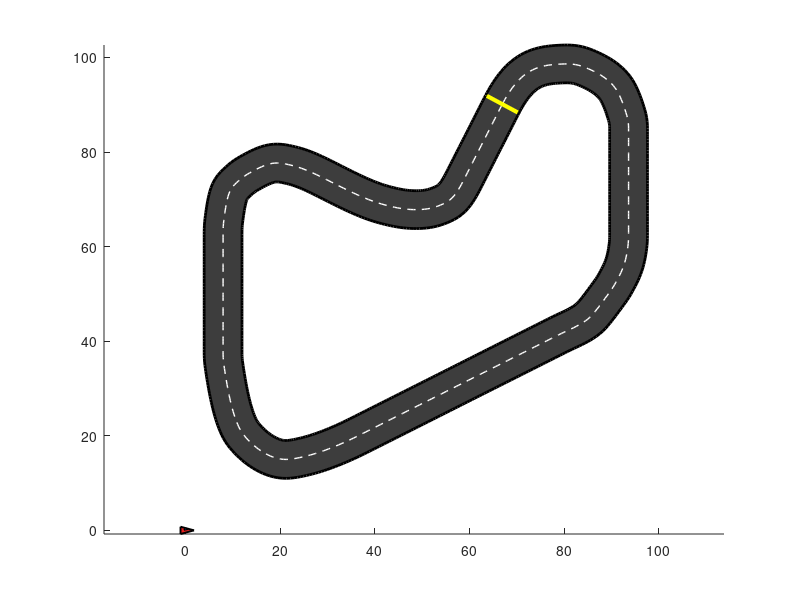

Here is the MATLAB script that generated this plot: (Note: this script raises an error after producing the figure.)
function marioKartMatlabDemo_fixed()
% Mario Kart Python Demo (Your Track) - MATLAB conversion (FIXED)
% Fix: removed containers.Map usage (MATLAB indexing issue) and replaced with matrices.
%
% To run:
%   marioKartMatlabDemo_fixed

% ---- build track ----
[track_x, track_y] = make_centerline_from_custom_track();

% ensure closure
track_x(end) = track_x(1);
track_y(end) = track_y(1);

% normals to generate "asphalt" ribbon for visualization
dx = gradient(track_x);
dy = gradient(track_y);

tang = [dx(:), dy(:)];
tang_norm = sqrt(sum(tang.^2,2));
tang_norm(tang_norm < 1e-12) = 1e-12;
tang = tang ./ tang_norm;

normal = [-tang(:,2), tang(:,1)];

track_width = 4.0;
left_x  = track_x + track_width*normal(:,1);
left_y  = track_y + track_width*normal(:,2);
right_x = track_x - track_width*normal(:,1);
right_y = track_y - track_width*normal(:,2);

waypts = [track_x(:), track_y(:)];
diffs = diff(waypts,1,1);
seglen = sqrt(sum(diffs.^2,2));
s_dist = [0.0; cumsum(seglen)];
track_length = s_dist(end);

% ---- vehicle + controller params ----
params.m  = 150.0;
params.Iz = 20.0;
params.lf = 0.7;
params.lr = 0.7;
params.Cf = 800.0;
params.Cr = 800.0;

k_delta   = 2.0;
max_steer = deg2rad(25.0);

vx_ref    = 12.0;
k_vx      = 2.0;
max_accel =  4.0;
max_brake = -6.0;

look_ahead = 6.0;
dt = 0.02;

% ---- initial state ----
x0 = track_x(1);
y0 = track_y(1);
psi0 = atan2(dy(1), dx(1));
vx0  = 0.1;
vy0  = 0.0;
r0   = 0.0;
state = [x0; y0; psi0; vx0; vy0; r0]; % [x;y;psi;vx;vy;r]

s_progress = 0.0;
penalty_offtrack = 0.0;

Tend = track_length / max(vx_ref,0.1) * 2;

traj_x = [];
traj_y = [];

% ---- plotting setup ----
figure('Color','w');
ax = axes();
axis(ax,'equal');
hold(ax,'on');

% asphalt ribbon patch
road_poly_x = [left_x(:); flipud(right_x(:))];
road_poly_y = [left_y(:); flipud(right_y(:))];
patch(ax, road_poly_x, road_poly_y, [0.2 0.2 0.2], ...
    'EdgeColor','none','FaceAlpha',0.95);

% centerline
plot(ax, track_x, track_y, 'w--', 'LineWidth', 1.0);

% start/finish line (normal at index 1)
sf_n  = normal(1,:);
sf_pt = waypts(1,:);
plot(ax, [sf_pt(1)-sf_n(1)*track_width, sf_pt(1)+sf_n(1)*track_width], ...
    [sf_pt(2)-sf_n(2)*track_width, sf_pt(2)+sf_n(2)*track_width], ...
    'y-', 'LineWidth', 3);

% walls
plot(ax, left_x, left_y, 'k', 'LineWidth', 2);
plot(ax, right_x, right_y,'k', 'LineWidth', 2);

% trajectory line
traj_line = plot(ax, NaN, NaN, 'c-', 'LineWidth', 2);

% kart patches
kart_size = 1.0;
kart_scale = 1.1;

body_local = [ 1.6  0.0;
    -1.0  0.7;
    -1.0 -0.7] * kart_size * kart_scale;

canopy_local = [ 0.45  0.18;
    -0.05  0.45;
    -0.35  0.05] * kart_size * kart_scale;

body_patch = patch(ax, body_local(:,1), body_local(:,2), [0.9 0.12 0.12], ...
    'EdgeColor','k','LineWidth',1.4);

canopy_patch = patch(ax, canopy_local(:,1), canopy_local(:,2), [0.2 0.6 1.0], ...
    'EdgeColor','k','LineWidth',0.9);

wheel_offsets_local = [ 0.9 -0.6;
    -0.9 -0.6;
    0.9  0.6;
    -0.9  0.6] * kart_size * kart_scale;
wheel_radius = 0.28 * kart_size * kart_scale;

wheel_patches = gobjects(4,1);
th = linspace(0,2*pi,25);
for i=1:4
    cx = 0; cy = 0;
    wheel_patches(i) = patch(ax, cx + wheel_radius*cos(th), cy + wheel_radius*sin(th), [0 0 0], ...
        'EdgeColor','k','LineWidth',0.6);
end

margin = 50;
xlim(ax, [min(track_x)-margin, max(track_x)+margin]);
ylim(ax, [min(track_y)-margin, max(track_y)+margin]);

info_txt = text(ax, min(track_x)-margin+10, max(track_y)+margin-10, ...
    sprintf('Time: %.1fs\nPenalty: %.1f',0.0, penalty_offtrack), ...
    'FontSize',12,'FontWeight','bold','Color','k', ...
    'BackgroundColor',[1 1 1],'Margin',6);

title(ax, 'Mario Kart MATLAB Demo (Your Track) - FIXED');
xlabel(ax, 'x [px-ish]');
ylabel(ax, 'y [px-ish]');

% ---- main sim loop ----
t = 0.0;
offtrack_timer = 0.0;

laps_completed = 0;
last_s_progress = s_progress;

use_time_optimal_controller = true;

while t < Tend
    x = state(1); y = state(2); psi = state(3);
    vx = state(4);

    if use_time_optimal_controller
        [delta, ax_cmd] = time_optimal_controller( ...
            state, s_progress, s_dist, waypts, ...
            vx_ref, max_accel, max_brake, ...
            look_ahead, k_delta, max_steer, ...
            6.0, 20);
    else
        % Baseline controller (pure pursuit + speed P)
        s_target = s_progress + look_ahead;
        if s_target > track_length, s_target = s_target - track_length; end
        while s_target < 0, s_target = s_target + track_length; end

        p_target = interp_track(s_target, s_dist, waypts);

        dir_vec = p_target - [x; y];
        desired_psi = atan2(dir_vec(2), dir_vec(1));

        heading_err = angle_wrap(desired_psi - psi);
        delta = k_delta * heading_err;
        delta = min(max(delta, -max_steer), max_steer);

        ax_cmd = k_vx*(vx_ref - vx);
        ax_cmd = min(max(ax_cmd, max_brake), max_accel);
    end

    % Euler step
    xdot = bicycle_dynamics(state, delta, ax_cmd, params);
    state = state + xdot * dt;

    % progress along lap
    [s_progress, closest_pt] = project_to_track(state(1:2), s_dist, waypts);

    % off-track penalty
    dist_center = norm(state(1:2) - closest_pt);
    if dist_center > track_width
        penalty_offtrack = penalty_offtrack + (dist_center - track_width)*dt;
        offtrack_timer = 0.2;
    else
        offtrack_timer = max(0.0, offtrack_timer - dt);
    end

    traj_x(end+1,1) = state(1); %#ok<AGROW>
    traj_y(end+1,1) = state(2); %#ok<AGROW>

    % detect finish-line crossing by s wrap
    if (last_s_progress > track_length*0.9) && (s_progress < track_length*0.1) && (t > 1.0)
        laps_completed = laps_completed + 1;
        fprintf('Finish line crossed. Laps completed = %d at t=%.2fs\n', laps_completed, t);
        break
    end
    last_s_progress = s_progress;

    % ---- update drawing ----
    c = cos(state(3)); s = sin(state(3));
    R = [c -s; s c];

    kart_world = (R*body_local')' + state(1:2)';
    set(body_patch, 'XData', kart_world(:,1), 'YData', kart_world(:,2));

    canopy_world = (R*canopy_local')' + state(1:2)';
    set(canopy_patch, 'XData', canopy_world(:,1), 'YData', canopy_world(:,2));

    for i=1:4
        off = wheel_offsets_local(i,:)';
        wp = R*off + state(1:2);
        set(wheel_patches(i), 'XData', wp(1) + wheel_radius*cos(th), ...
            'YData', wp(2) + wheel_radius*sin(th));
    end

    if offtrack_timer > 0
        set(body_patch, 'FaceColor', [1 1 0]); % flash yellow
    else
        set(body_patch, 'FaceColor', [0.9 0.12 0.12]);
    end

    set(traj_line, 'XData', traj_x, 'YData', traj_y);

    controller_type = ternary(use_time_optimal_controller, 'Time-optimal', 'Baseline');
    set(info_txt, 'String', sprintf('Time: %.1fs\nPenalty: %.2f\nController: %s\nTarget speed: %.1f m/s', ...
        t, penalty_offtrack, controller_type, vx_ref));

    drawnow limitrate;
    pause(0.001);

    t = t + dt;
end

fprintf('Lap complete!\n');
fprintf('Total off-track penalty = %.3f\n', penalty_offtrack);

end

% ============================================================
% Helper math functions
% ============================================================

% Wraps an angle to the range [-pi, pi]
% Input:
%   th - angle in radians
% Output:
%   th_wrapped - angle wrapped to [-pi, pi]
function th_wrapped = angle_wrap(th)
th_wrapped = mod(th + pi, 2*pi) - pi;
end

% Evaluates a cubic polynomial at given points
% Inputs:
%   coef - polynomial coefficients [c0, c1, c2, c3]
%   x - evaluation points
%   x0 - reference point
% Output:
%   y - polynomial values at x: y = c0 + c1*(x-x0) + c2*(x-x0)^2 + c3*(x-x0)^3
function y = poly3_eval(coef, x, x0)
dx = (x - x0);
y = coef(1) + coef(2).*dx + coef(3).*dx.^2 + coef(4).*dx.^3;
end

% Computes cubic spline coefficients between two points with specified derivatives
% Inputs:
%   (xa,ya) - start point
%   da - slope at start
%   (xb,yb) - end point
%   db - slope at end
% Output:
%   coef - polynomial coefficients [c0, c1, c2, c3] for spline segment
function coef = splineinter(xa, ya, da, xb, yb, db)
dx = xb - xa;
A = [dx^2,   dx^3;
    2*dx, 3*dx^2];
b = [yb - ya - da*dx;
    db - da];

if abs(det(A)) < 1e-12
    c3 = 0.0; c4 = 0.0;
else
    sol = A\b;
    c3 = sol(1); c4 = sol(2);
end

coef = [ya, da, c3, c4];
end

% Computes arc-length parameterization of a curve
% Input:
%   pts - n×2 matrix of [x,y] points defining the curve
% Outputs:
%   s_norm - normalized arc-length parameter [0,1]
%   xs - x coordinates
%   ys - y coordinates
function [s_norm, xs, ys] = arclength_param(pts)
pts = double(pts);

diffs = [0 0; diff(pts,1,1)];
keep = sqrt(sum(diffs.^2,2)) > 1e-9;
keep(1) = true;
pts = pts(keep,:);

xs = pts(:,1);
ys = pts(:,2);

if xs(end) ~= xs(1) || ys(end) ~= ys(1)
    xs(end+1,1) = xs(1);
    ys(end+1,1) = ys(1);
end

seg = sqrt(diff(xs).^2 + diff(ys).^2);
s = [0; cumsum(seg)];
s_norm = s / s(end);
end

% Interpolates position on track at a given arc-length distance
% Inputs:
%   sq - query arc-length distance
%   s_dist - cumulative distances
%   waypts - n×2 waypoint matrix
% Output:
%   p - interpolated 2D position [x; y] on track
function p = interp_track(sq, s_dist, waypts)
track_length = s_dist(end);

while sq < 0
    sq = sq + track_length;
end
while sq > track_length
    sq = sq - track_length;
end

idx = find(s_dist <= sq, 1, 'last');
if isempty(idx), idx = 1; end
if idx >= numel(s_dist), idx = numel(s_dist)-1; end

s0 = s_dist(idx);
s1 = s_dist(idx+1);
p0 = waypts(idx,:)';
p1 = waypts(idx+1,:)';

if s1 > s0
    alpha = (sq - s0) / (s1 - s0);
else
    alpha = 0.0;
end

p = (1-alpha)*p0 + alpha*p1;
end

% Projects a point onto the track centerline and computes arc-length distance
% Inputs:
%   p - 2D point [x; y] to project
%   s_dist - cumulative distances
%   waypts - n×2 waypoint matrix
% Outputs:
%   s_hat - arc-length distance along track
%   p_hat - projected point [x; y] on track
function [s_hat, p_hat] = project_to_track(p, s_dist, waypts)
p = double(p(:));
best_d2 = inf;
best_s = 0.0;
best_pt = waypts(1,:)';

for k = 1:(size(waypts,1)-1)
    p0 = waypts(k,:)';
    p1 = waypts(k+1,:)';
    v = p1 - p0;
    vv = dot(v,v);
    if vv < 1e-12
        continue
    end
    w = p - p0;
    alpha = dot(w,v)/vv;
    alpha = min(max(alpha,0.0),1.0);

    proj = p0 + alpha*v;
    d2 = dot(p-proj, p-proj);

    if d2 < best_d2
        best_d2 = d2;
        best_pt = proj;
        seg_len = norm(v);
        best_s = s_dist(k) + alpha*seg_len;
    end
end

track_length = s_dist(end);
while best_s > track_length
    best_s = best_s - track_length;
end
while best_s < 0
    best_s = best_s + track_length;
end

s_hat = best_s;
p_hat = best_pt;
end

% ============================================================
% Track construction (FIXED: matrices instead of Map)
% ============================================================

% Constructs a custom race track centerline from control points using cubic splines
% Outputs:
%   tx - x coordinates of centerline
%   ty - y coordinates of centerline
function [tx, ty] = make_centerline_from_custom_track()
% control points as 5x2 matrices
p = [542 744;
    978 950;
    883 417;
    40 286;
    229 823];

q = [635 922;
    978 550;
    341 144;
    40 756;
    433 719];

s_ = [613 696;
    895 850;
    843 485;
    118 290;
    203 742];

v = [702 877;
    895 550;
    315 219;
    118 692;
    401 643];

r = [824 1031;
    947  453;
    134  116;
    126  860;
    497  705];

w = [822 942;
    873 504;
    200 190;
    155 759;
    497 612];

d_slp = [0; 1; -0.5; 0; 0];
e_slp = [0; 1; 0; 0; 0];

% optional scaling
scale = 0.1;
if abs(scale - 1.0) > eps
    p = p*scale; q = q*scale; s_ = s_*scale; v = v*scale; r = r*scale; w = w*scale;
end

% outer slopes
d_1 = zeros(5,1);
d_2 = zeros(5,1);
for i=1:5
    denom = (q(i,1) - p(i,1));
    if abs(denom) < 1e-12
        d_1(i) = 0.0;
    else
        d_1(i) = (q(i,2) - p(i,2)) / denom;
    end
    d_2(i) = d_1(i);
end
d_1(2) = 4; d_2(2) = -2;
d_1(4) = 4; d_2(4) = -4;

% inner slopes
e_1 = zeros(5,1);
e_2 = zeros(5,1);
for i=1:5
    denom = (v(i,1) - s_(i,1));
    if abs(denom) < 1e-12
        e_1(i) = 0.0;
    else
        e_1(i) = (v(i,2) - s_(i,2)) / denom;
    end
    e_2(i) = e_1(i);
end
e_1(2) = 4; e_2(2) = -4;
e_1(4) = 4; e_2(4) = -4;

Nseg = 30;
outer_pts = [];
inner_pts = [];

for i=1:5
    ip1 = mod(i,5) + 1;

    % OUTER q{i} -> r{i}
    coef1 = splineinter(q(i,1), q(i,2), d_1(i), r(i,1), r(i,2), d_slp(i));
    x0 = q(i,1);
    xspan = linspace(q(i,1), r(i,1), Nseg);
    yspan = poly3_eval(coef1, xspan, x0);
    outer_pts = [outer_pts; [xspan(:), yspan(:)]]; %#ok<AGROW>

    % OUTER r{i} -> p{ip1}
    coef2 = splineinter(r(i,1), r(i,2), d_slp(i), p(ip1,1), p(ip1,2), d_2(ip1));
    x0 = r(i,1);
    xspan = linspace(r(i,1), p(ip1,1), Nseg);
    yspan = poly3_eval(coef2, xspan, x0);
    outer_pts = [outer_pts; [xspan(:), yspan(:)]]; %#ok<AGROW>

    % INNER v{i} -> w{i}
    coef3 = splineinter(v(i,1), v(i,2), e_1(i), w(i,1), w(i,2), e_slp(i));
    x0 = v(i,1);
    xspan = linspace(v(i,1), w(i,1), Nseg);
    yspan = poly3_eval(coef3, xspan, x0);
    inner_pts = [inner_pts; [xspan(:), yspan(:)]]; %#ok<AGROW>

    % INNER w{i} -> s{ip1}
    coef4 = splineinter(w(i,1), w(i,2), e_slp(i), s_(ip1,1), s_(ip1,2), e_2(ip1));
    x0 = w(i,1);
    xspan = linspace(w(i,1), s_(ip1,1), Nseg);
    yspan = poly3_eval(coef4, xspan, x0);
    inner_pts = [inner_pts; [xspan(:), yspan(:)]]; %#ok<AGROW>
end

[sO, xO_s, yO_s] = arclength_param(outer_pts);
[sI, xI_s, yI_s] = arclength_param(inner_pts);

Nu = 600;
u = linspace(0,1,Nu);

x_outer_u = interp1(sO, xO_s, u, 'linear');
y_outer_u = interp1(sO, yO_s, u, 'linear');

x_inner_u = interp1(sI, xI_s, u, 'linear');
y_inner_u = interp1(sI, yI_s, u, 'linear');

x_center = 0.5*(x_outer_u + x_inner_u);
y_center = 0.5*(y_outer_u + y_inner_u);

x_center_s = movmean_wrap(x_center, 5);
y_center_s = movmean_wrap(y_center, 5);

x_center_s(end) = x_center_s(1);
y_center_s(end) = y_center_s(1);

pts_center = [x_center_s(:), y_center_s(:)];
[sC, xC_s, yC_s] = arclength_param(pts_center);
totalL = sC(end);

Nsamp = 500;
s_query = linspace(0,totalL,Nsamp);
tx = interp1(sC, xC_s, s_query, 'linear')';
ty = interp1(sC, yC_s, s_query, 'linear')';

tx(end) = tx(1);
ty(end) = ty(1);
end

% Computes moving average with wraparound for periodic data
% Inputs:
%   arr - 1D array of values
%   win - window size for averaging
% Output:
%   out - smoothed array with same length as input
function out = movmean_wrap(arr, win)
arr = arr(:)';
pad = floor(win/2);
arr_pad = [arr(end-pad+1:end), arr, arr(1:pad)];
c = cumsum([0, arr_pad]);
out = (c(win+1:end) - c(1:end-win)) / win;
end

% ============================================================
% Vehicle dynamics (bicycle model)
% ============================================================

% Computes vehicle state derivatives using bicycle model dynamics
% Inputs:
%   state - [x; y; psi; vx; vy; r] vehicle state
%   delta - steering angle
%   ax_cmd - longitudinal acceleration
%   params - vehicle parameters struct
% Output:
%   xdot - state derivatives [x_dot; y_dot; psi_dot; vx_dot; vy_dot; r_dot]
function xdot = bicycle_dynamics(state, delta, ax_cmd, params)
x   = state(1); %#ok<NASGU>
y   = state(2); %#ok<NASGU>
psi = state(3);
vx  = state(4);
vy  = state(5);
r   = state(6);

m  = params.m;
Iz = params.Iz;
lf = params.lf;
lr = params.lr;
Cf = params.Cf;
Cr = params.Cr;

vx_safe = max(vx, 0.5);

alpha_f = delta - atan2(vy + lf*r, vx_safe);
alpha_r =       - atan2(vy - lr*r, vx_safe);

Fyf = Cf * alpha_f;
Fyr = Cr * alpha_r;

x_dot   = vx*cos(psi) - vy*sin(psi);
y_dot   = vx*sin(psi) + vy*cos(psi);
psi_dot = r;

vx_dot = ax_cmd + (-Fyf*sin(delta))/m + r*vy;
vy_dot = (Fyf*cos(delta) + Fyr)/m - r*vx;
r_dot  = (lf*Fyf*cos(delta) - lr*Fyr)/Iz;

xdot = [x_dot; y_dot; psi_dot; vx_dot; vy_dot; r_dot];
end

% ============================================================
% Time-optimal controller helpers
% ============================================================

% Estimates track curvature at a given arc-length position using three-point circle fit
% Inputs:
%   s - arc-length position
%   s_dist - cumulative distances
%   waypts - n×2 waypoint matrix
%   ds - distance offset for finite difference
% Output:
%   kappa - estimated curvature (1/radius)
function kappa = curvature_at_s(s, s_dist, waypts, ds)
p1 = interp_track(s - ds, s_dist, waypts);
p2 = interp_track(s,       s_dist, waypts);
p3 = interp_track(s + ds,  s_dist, waypts);

a = norm(p2 - p1);
b = norm(p3 - p2);
c = norm(p3 - p1);

v1 = p2 - p1;
v2 = p3 - p1;
area = 0.5 * abs(v1(1)*v2(2) - v1(2)*v2(1));

denom = a*b*c;
if denom < 1e-9
    kappa = 0.0;
else
    kappa = 4.0 * area / denom;
end
end

% Estimates track curvature and heading angle at a given arc-length position using
% three-point circle fit.
% Inputs:
%   s - arc-length position
%   s_dist - cumulative distances
%   waypts - n×2 waypoint matrix
%   ds - distance offset for finite difference
% Outputs:
%   kappa - estimated curvature (1/radius)
%   Phi - heading angle at position s
function [kappa, Phi] = track_at_s(s, s_dist, waypts, ds)
p1 = interp_track(s - ds, s_dist, waypts);
p2 = interp_track(s,       s_dist, waypts);
p3 = interp_track(s + ds,  s_dist, waypts);

a = norm(p2 - p1);
b = norm(p3 - p2);
c = norm(p3 - p1);

v1 = p2 - p1;
v2 = p3 - p1;
area = 0.5 * abs(v1(1)*v2(2) - v1(2)*v2(1));

denom = a*b*c;
if denom < 1e-9
    kappa = 0.0;
else
    kappa = 4.0 * area / denom;
end

% Transform to unit vectors for heading calculation
v1_unit = v1 / a;
v2_unit = v2 / b;
% Formula: atan(dy/dx)
Phi = atan2(v2_unit(2) - v1_unit(2), v2_unit(1) - v1_unit(1));
end

% Computes linear approximations of the contouring and lag errors
% as given in the paper
% Inputs:
%   s_progress - current arc-length position
%   state - [x; y; psi; vx; vy; r] vehicle state
%   s_dist - cumulative distances
%   waypts - n×2 waypoint matrix
%   ds - distance offset for finite difference
% Outputs:
%   e_c - contouring error
%   e_l - lag error
function [e_c, e_l] = error_measures(s_progress, state, s_dist, waypts, ds)
X = state(1);
Y = state(2);

[~, Phi] = track_at_s(s_progress, s_dist, waypts, ds);
p_ref = interp_track(s_progress, s_dist, waypts);
X_ref = p_ref(1);
Y_ref = p_ref(2);

e_c = sin(Phi)*(X-X_ref) - cos(Phi)*(Y-Y_ref);
e_l = -cos(Phi)*(X-X_ref) - sin(Phi)*(Y-Y_ref);
end

% Computes maximum safe velocity from track curvature and lateral acceleration limit
% Inputs:
%   kappa - track curvature (1/radius)
%   a_lat_max - maximum lateral acceleration limit
% Output:
%   vmax - maximum velocity satisfying lateral acceleration constraint
function vmax = vmax_from_lateral_acc(kappa, a_lat_max)
kabs = abs(kappa);
if kabs < 1e-12
    vmax = 1e6;
else
    vmax = sqrt(max(a_lat_max / kabs, 0.0));
end
end

% Time-optimal racing controller combining pure pursuit steering with curvature-based speed planning
% Inputs:
%   state - [x;y;psi;vx;vy;r] vehicle state
%   s_progress - current arc-length position
%   s_dist - cumulative distances
%   waypts - n×2 waypoint matrix
%   vx_ref - reference velocity
%   max_accel - max acceleration
%   max_brake - max braking
%   look_ahead - look-ahead distance for path tracking
%   k_delta - steering gain
%   max_steer - max steering angle
%   a_lat_max - max lateral acceleration
%   nsamples - number of samples for speed planning
% Outputs:
%   delta - steering angle command
%   ax_cmd - longitudinal acceleration command
function [delta, ax_cmd ] = time_optimal_controller( ...
    state, s_progress, s_dist, waypts, ...
    vx_ref, max_accel, max_brake, ...
    look_ahead, k_delta, max_steer, a_lat_max, nsamples)

x = state(1); y = state(2); psi = state(3);
vx = state(4);



if ~exist('ax_cmd', 'var') || ~exist('delta', 'var')
    % steering
    s_target = s_progress + look_ahead;
    track_length = s_dist(end);
    while s_target > track_length, s_target = s_target - track_length; end
    while s_target < 0,          s_target = s_target + track_length; end

    p_target = interp_track(s_target, s_dist, waypts);
    dir_vec = p_target - [x; y];
    desired_psi = atan2(dir_vec(2), dir_vec(1));
    heading_err = angle_wrap(desired_psi - psi);

    delta = k_delta * heading_err;
    delta = min(max(delta, -max_steer), max_steer);

    % speed planning
    s_vals = linspace(s_progress, s_progress + max(look_ahead*2.0, 1.0), nsamples);
    vmax_vals = zeros(size(s_vals));
    ds = max(1.0, look_ahead/10.0);

    for i=1:numel(s_vals)
        kappa = curvature_at_s(s_vals(i), s_dist, waypts, ds);
        vmax_vals(i) = vmax_from_lateral_acc(kappa, a_lat_max);
    end

    planned_vmax = min(vmax_vals);
    vx_target = min(vx_ref, planned_vmax);

    k_vx_local = 2.0;
    ax_cmd = k_vx_local * (vx_target - vx);
end

ax_cmd = min(max(ax_cmd, max_brake), max_accel);
end

% Ternary conditional operator (returns a if cond is true, else b)
% Inputs:
%   cond - boolean condition
%   a - value if true
%   b - value if false
% Output:
%   out - selected value
function out = ternary(cond, a, b)
if cond, out = a; else, out = b; end
end
